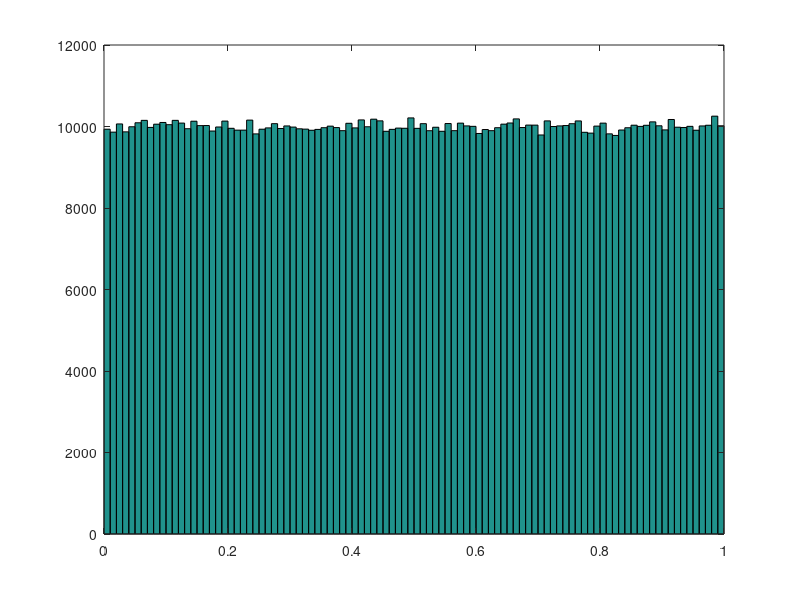

This chart was generated by the following MATLAB code:
n=1000;
N=1:n;
x=zeros(n);
for i=1:n
    x(i,:)=rand(1,n);
%     scatter(N,x);
%     hold on
%     plot(N,x)
end
hist(x(:),100)